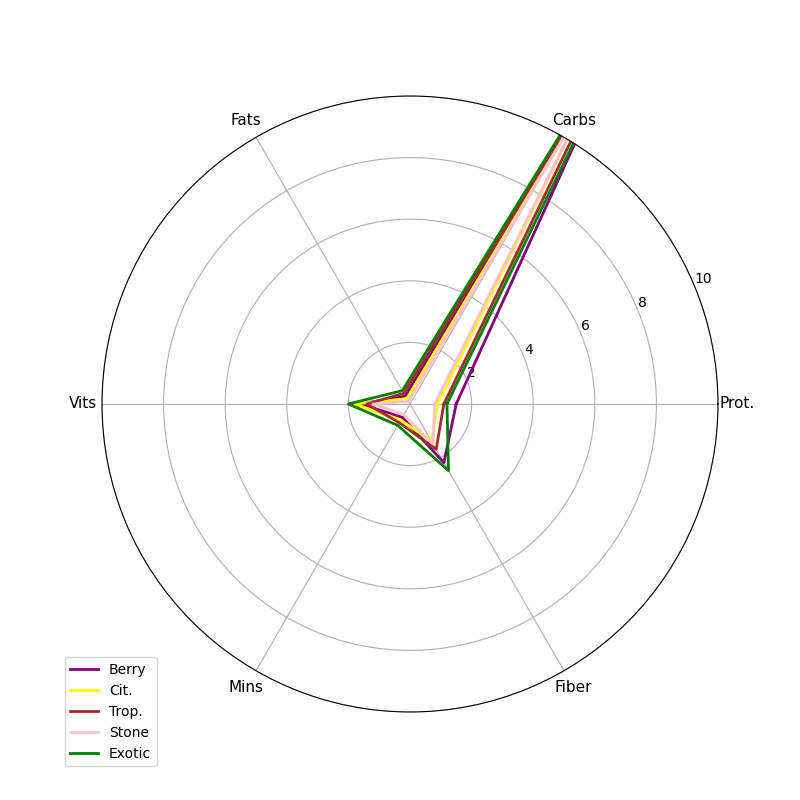

Source code (Python):
import matplotlib.pyplot as plt
import numpy as np
from math import pi

categories = ['Prot.', 'Carbs', 'Fats', 'Vits', 'Mins', 'Fiber']

berries = [1.5, 14.2, 0.3, 1.6, 0.5, 2.2]
citrus = [0.9, 11.8, 0.2, 1.8, 0.6, 1.4]
tropical = [1.1, 13.5, 0.4, 1.4, 0.7, 1.7]
stone_fruits = [0.8, 12.0, 0.1, 1.2, 0.4, 1.5]
exotic_fruits = [1.2, 15.0, 0.5, 2.0, 0.8, 2.5]  # New data series

N = len(categories)

angles = np.linspace(0, 2 * pi, N, endpoint=False).tolist()
angles += angles[:1]

berries += berries[:1]
citrus += citrus[:1]
tropical += tropical[:1]
stone_fruits += stone_fruits[:1]
exotic_fruits += exotic_fruits[:1]  # Ensure closure for new series

fig, ax = plt.subplots(figsize=(8, 8), subplot_kw=dict(polar=True))

ax.plot(angles, berries, color='purple', linewidth=2, label="Berry")
ax.plot(angles, citrus, color='yellow', linewidth=2, label="Cit.")
ax.plot(angles, tropical, color='brown', linewidth=2, label="Trop.")
ax.plot(angles, stone_fruits, color='pink', linewidth=2, label="Stone")
ax.plot(angles, exotic_fruits, color='green', linewidth=2, label="Exotic")  # Plot new series

ax.set_xticks(angles[:-1])
ax.set_xticklabels(categories, fontsize=11)
ax.set_ylim(0, 10)

ax.legend(loc='upper right', bbox_to_anchor=(0.1, 0.1))

plt.show()
